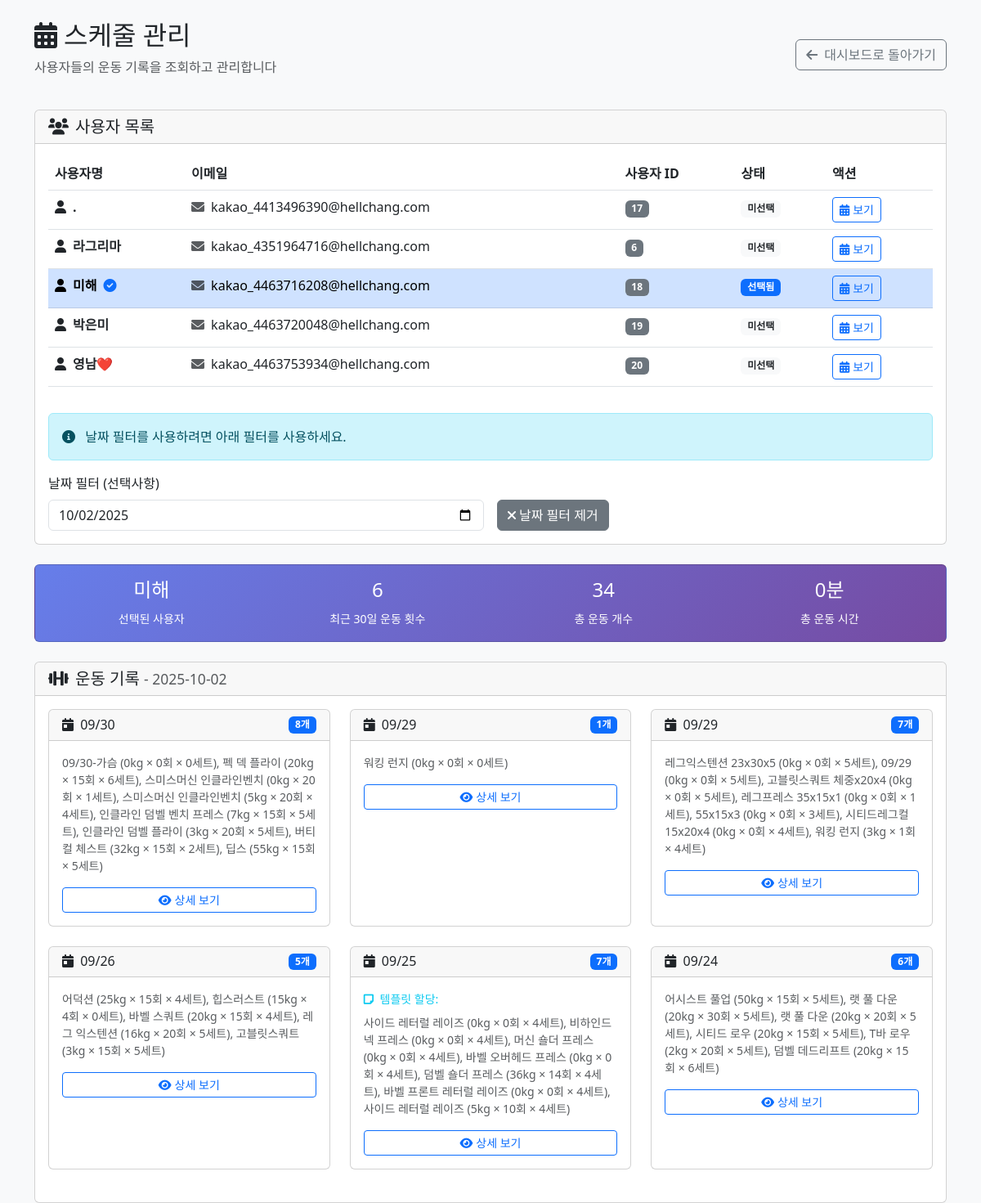
Screenshot of /admin/schedule_management.php?user_id=18 (signed in) with the database file from the repository.
### tables this page shows
CREATE TABLE IF NOT EXISTS `users` (
  `id` int(11) NOT NULL AUTO_INCREMENT,
  `kakao_id` bigint(20) DEFAULT NULL,
  `username` varchar(100) NOT NULL,
  `email` varchar(255) DEFAULT NULL,
  `profile_image` varchar(500) DEFAULT NULL,
  `created_at` timestamp NULL DEFAULT current_timestamp(),
  `updated_at` timestamp NULL DEFAULT current_timestamp() ON UPDATE current_timestamp(),
  `is_active` tinyint(1) NOT NULL DEFAULT 1,
  `password` varchar(255) DEFAULT NULL,
  PRIMARY KEY (`id`) USING BTREE,
  UNIQUE KEY `email` (`email`) USING BTREE,
  UNIQUE KEY `kakao_id` (`kakao_id`) USING BTREE,
  KEY `idx_users_kakao_id` (`kakao_id`) USING BTREE
);

CREATE TABLE IF NOT EXISTS `m_workout_session` (
  `session_id` bigint(20) NOT NULL AUTO_INCREMENT,
  `user_id` bigint(20) NOT NULL,
  `workout_date` date NOT NULL,
  `note` varchar(255) DEFAULT NULL,
  `duration` decimal(6,2) DEFAULT NULL COMMENT '운동 시간(분)',
  `start_time` datetime DEFAULT NULL COMMENT '운동 시작시간',
  `end_time` datetime DEFAULT NULL COMMENT '운동 종료시간',
  PRIMARY KEY (`session_id`)
);

### admin/schedule_management.php (the view, shortened to what this page needs)
<?php
$pdo = getDB();
$stmt = $pdo->prepare('SELECT id, username, email FROM users WHERE is_active = 1 ORDER BY username ASC');
$stmt->execute();
$users = $stmt->fetchAll(PDO::FETCH_ASSOC);
$selected_user_id = isset($_GET['user_id']) ? (int)$_GET['user_id'] : null;
$selected_date = isset($_GET['date']) ? $_GET['date'] : date('Y-m-d');
$workoutSessions = [];
$selectedUser = null;
if ($selected_user_id) {
    $stmt = $pdo->prepare('SELECT id, username, email FROM users WHERE id = ?');
    $stmt->execute([$selected_user_id]);
    $selectedUser = $stmt->fetch(PDO::FETCH_ASSOC);
    $stmt = $pdo->prepare('
        SELECT
            ws.session_id,
            ws.workout_date,
            ws.note,
            ws.duration,
            ws.start_time,
            ws.end_time,
            COUNT(we.wx_id) as exercise_count,
            GROUP_CONCAT(
                CONCAT(
                    COALESCE(e.name_kr, we.original_exercise_name, "알 수 없음"),
                    " (", CAST(COALESCE(we.weight, 0) AS UNSIGNED), "kg × ", COALESCE(we.reps, 0), "회 × ", COALESCE(we.sets, 0), "세트)"
                )
                ORDER BY we.order_no SEPARATOR ", "
            ) as exercise_summary
        FROM m_workout_session ws
        LEFT JOIN m_workout_exercise we ON ws.session_id = we.session_id
        LEFT JOIN m_exercise e ON we.ex_id = e.ex_id
        WHERE ws.user_id = ?
        AND ws.workout_date >= DATE_SUB(CURDATE(), INTERVAL 30 DAY)
        GROUP BY ws.session_id, ws.workout_date, ws.note, ws.duration, ws.start_time, ws.end_time
        ORDER BY ws.workout_date DESC, ws.session_id DESC
    ');
    $stmt->execute([$selected_user_id]);
    $workoutSessions = $stmt->fetchAll(PDO::FETCH_ASSOC);
}
?>
<!DOCTYPE html>
<html lang="ko">
<head>
    <link href="https://cdn.jsdelivr.net/npm/bootstrap@5.3.0/dist/css/bootstrap.min.css" rel="stylesheet">
    <link href="https://cdnjs.cloudflare.com/ajax/libs/font-awesome/6.0.0/css/all.min.css" rel="stylesheet">
</head>
<body class="bg-light">
    <div class="container mt-4">
        <div class="row mb-4">
            <div class="col">
                <div class="d-flex justify-content-between align-items-center">
                    <div>
                        <h2><i class="fas fa-calendar-alt me-2"></i>스케줄 관리</h2>
                        <p class="text-muted">사용자들의 운동 기록을 조회하고 관리합니다</p>
                    </div>
                    <a href="dashboard.php" class="btn btn-outline-secondary">
                        <i class="fas fa-arrow-left me-2"></i>대시보드로 돌아가기
                    </a>
                </div>
            </div>
        </div>
        <div class="row mb-4">
            <div class="col">
                <div class="card">
                    <div class="card-header">
                        <h5 class="mb-0"><i class="fas fa-users me-2"></i>사용자 목록</h5>
                    </div>
                    <div class="card-body">
                        <div class="table-responsive">
                            <table class="table table-hover">
                                <thead>
                                    <tr>
                                        <th>사용자명</th>
                                        <th>이메일</th>
                                        <th>사용자 ID</th>
                                        <th>상태</th>
                                        <th>액션</th>
                                    </tr>
                                </thead>
                                <tbody>
                                    <?php foreach ($users as $user): ?>
                                    <tr class="<?= $selected_user_id == $user['id'] ? 'table-primary' : '' ?>"
                                        style="cursor: pointer;"
                                        onclick="selectUser(<?= $user['id'] ?>)">
                                        <td>
                                            <div class="d-flex align-items-center">
                                                <i class="fas fa-user me-2"></i>
                                                <strong><?= htmlspecialchars($user['username']) ?></strong>
                                                <?php if ($selected_user_id == $user['id']): ?>
                                                <i class="fas fa-check-circle text-primary ms-2"></i>
                                                <?php endif; ?>
                                            </div>
                                        </td>
                                        <td>
                                            <?php if ($user['email']): ?>
                                            <i class="fas fa-envelope me-1 text-muted"></i>
                                            <?= htmlspecialchars($user['email']) ?>
                                            <?php else: ?>
                                            <span class="text-muted">-</span>
                                            <?php endif; ?>
                                        </td>
                                        <td>
                                            <span class="badge bg-secondary"><?= $user['id'] ?></span>
                                        </td>
                                        <td>
                                            <?php if ($selected_user_id == $user['id']): ?>
                                            <span class="badge bg-primary">선택됨</span>
                                            <?php else: ?>
                                            <span class="badge bg-light text-dark">미선택</span>
                                            <?php endif; ?>
                                        </td>
                                        <td>
                                            <button class="btn btn-outline-primary btn-sm"
                                                    onclick="event.stopPropagation(); viewUserSchedule(<?= $user['id'] ?>)">
                                                <i class="fas fa-calendar-alt me-1"></i>보기
                                            </button>
                                        </td>
                                    </tr>
                                    <?php endforeach; ?>
                                </tbody>
                            </table>
                        </div>
                        <?php if ($selected_user_id): ?>
                        <div class="mt-3">
                            <div class="alert alert-info">
                                <i class="fas fa-info-circle me-2"></i>
                                날짜 필터를 사용하려면 아래 필터를 사용하세요.
                            </div>
                            <form method="get" class="row g-3">
                                <div class="col-md-6">
                                    <label for="date" class="form-label">날짜 필터 (선택사항)</label>
                                    <input type="date" class="form-control" id="date" name="date"
                                           value="<?= $selected_date ?>" onchange="this.form.submit()">
                                </div>
                                <div class="col-md-6">
                                    <label class="form-label">&nbsp;</label>
                                    <div>
                                        <button type="button" class="btn btn-secondary" onclick="clearDateFilter()">
                                            <i class="fas fa-times me-1"></i>날짜 필터 제거
                                        </button>
                                    </div>
                                </div>
                            </form>
                        </div>
                        <?php endif; ?>
                    </div>
                </div>
            </div>
        </div>
        <?php if ($selectedUser): ?>
        <div class="row mb-4">
            <div class="col">
                <div class="card stats-card">
                    <div class="card-body">
                        <div class="row text-center">
                            <div class="col-md-3">
                                <h4><?= htmlspecialchars($selectedUser['username']) ?></h4>
                                <small>선택된 사용자</small>
                            </div>
                            <div class="col-md-3">
                                <h4><?= count($workoutSessions) ?></h4>
                                <small>최근 30일 운동 횟수</small>
                            </div>
                            <div class="col-md-3">
                                <h4>
                                    <?php
                                    $totalExercises = 0;
                                    foreach ($workoutSessions as $session) {
                                        $totalExercises += $session['exercise_count'];
                                    }
                                    echo $totalExercises;
                                    ?>
                                </h4>
                                <small>총 운동 개수</small>
                            </div>
                            <div class="col-md-3">
                                <h4>
                                    <?php
                                    $totalDuration = 0;
                                    foreach ($workoutSessions as $session) {
                                        $totalDuration += $session['duration'] ?: 0;
                                    }
                                    echo round($totalDuration) . '분';
                                    ?>
                                </h4>
                                <small>총 운동 시간</small>
                            </div>
                        </div>
                    </div>
                </div>
            </div>
        </div>
        <div class="row">
            <div class="col">
                <div class="card">
                    <div class="card-header">
                        <h5 class="mb-0">
                            <i class="fas fa-dumbbell me-2"></i>운동 기록
                            <?php if ($selected_date): ?>
                            <small class="text-muted">- <?= $selected_date ?></small>
                            <?php endif; ?>
                        </h5>
                    </div>
                    <div class="card-body">
                        <?php if (empty($workoutSessions)): ?>
                        <div class="text-center py-5">
                            <i class="fas fa-calendar-times fa-3x text-muted mb-3"></i>
                            <h5 class="text-muted">운동 기록이 없습니다</h5>
                            <p class="text-muted">이 사용자는 아직 운동을 기록하지 않았습니다.</p>
                        </div>
                        <?php else: ?>
                        <div class="row">
                            <?php foreach ($workoutSessions as $session): ?>
                            <div class="col-md-6 col-lg-4 mb-4">
                                <div class="card session-card h-100">
                                    <div class="card-header">
                                        <div class="d-flex justify-content-between align-items-center">
                                            <h6 class="mb-0">
                                                <i class="fas fa-calendar-day me-1"></i>
                                                <?= date('m/d', strtotime($session['workout_date'])) ?>
                                            </h6>
                                            <span class="badge bg-primary"><?= $session['exercise_count'] ?>개</span>
                                        </div>
                                    </div>
                                    <div class="card-body">
                                        <?php if ($session['note']): ?>
                                        <p class="text-info small mb-2">
                                            <i class="fas fa-sticky-note me-1"></i>
                                            <?= htmlspecialchars($session['note']) ?>
                                        </p>
                                        <?php endif; ?>
                                        <p class="text-muted small mb-3">
                                            <?= htmlspecialchars($session['exercise_summary']) ?>
                                        </p>
                                        <div class="d-grid">
                                            <button class="btn btn-outline-primary btn-sm"
                                                    onclick="viewSessionDetails(<?= $session['session_id'] ?>)">
                                                <i class="fas fa-eye me-1"></i>상세 보기
                                            </button>
                                        </div>
                                    </div>
                                </div>
                            </div>
                            <?php endforeach; ?>
                        </div>
                        <?php endif; ?>
                    </div>
                </div>
            </div>
        </div>
        <?php endif; ?>
    </div>
</body>
</html>

### admin/schedule_management.php (style rules this page uses)
.session-card { transition: all 0.3s ease; }
.stats-card { background: linear-gradient(135deg, #667eea 0%, #764ba2 100%); color: white; }

### rows the page displays
users: username ".", email "kakao_4413496390@hellchang.com", id "17", shows "미선택"
users: username "라그리마", email "kakao_4351964716@hellchang.com", id "6", shows "미선택"
users: username "미해", email "kakao_4463716208@hellchang.com", id "18", shows "선택됨"
users: username "박은미", email "kakao_4463720048@hellchang.com", id "19", shows "미선택"
users: username "영남❤️", email "kakao_4463753934@hellchang.com", id "20", shows "미선택"
m_workout_session: workout_date "09/30", exercise_count "8", exercise_summary "09/30-가슴 (0kg × 0회 × 0세트), 펙 덱 플라이 (20kg × 15회 × 6세트), 스미스머신 인클라인벤치 (0kg × 20회 × 1세트), 스미스머신 인클라인벤치 (5kg × 20회 × 4세트), 인클라인 덤벨 벤치 프레스 (7kg × 15회 × 5세트), 인클라인 덤벨 플라이 (3kg × 20회 × 5세트), 버티컬 체스트 (32kg × 15회 × 2세트), 딥스 (55kg × 15회 × 5세트)"
m_workout_session: workout_date "09/29", exercise_count "1", exercise_summary "워킹 런지 (0kg × 0회 × 0세트)"
m_workout_session: workout_date "09/29", exercise_count "7", exercise_summary "레그익스텐션 23x30x5 (0kg × 0회 × 5세트), 09/29 (0kg × 0회 × 5세트), 고블릿스쿼트 체중x20x4 (0kg × 0회 × 5세트), 레그프레스 35x15x1 (0kg × 0회 × 1세트), 55x15x3 (0kg × 0회 × 3세트), 시티드레그컬 15x20x4 (0kg × 0회 × 4세트), 워킹 런지 (3kg × 1회 × 4세트)"
m_workout_session: workout_date "09/26", exercise_count "5", exercise_summary "어덕션 (25kg × 15회 × 4세트), 힙스러스트 (15kg × 4회 × 0세트), 바벨 스쿼트 (20kg × 15회 × 4세트), 레그 익스텐션 (16kg × 20회 × 5세트), 고블릿스쿼트 (3kg × 15회 × 5세트)"
m_workout_session: workout_date "09/25", exercise_count "7", note "템플릿 할당:", exercise_summary "사이드 레터럴 레이즈 (0kg × 0회 × 4세트), 비하인드 넥 프레스 (0kg × 0회 × 4세트), 머신 숄더 프레스 (0kg × 0회 × 4세트), 바벨 오버헤드 프레스 (0kg × 0회 × 4세트), 덤벨 숄더 프레스 (36kg × 14회 × 4세트), 바벨 프론트 레터럴 레이즈 (0kg × 0회 × 4세트), 사이드 레터럴 레이즈 (5kg × 10회 × 4세트)"
m_workout_session: workout_date "09/24", exercise_count "6", exercise_summary "어시스트 풀업 (50kg × 15회 × 5세트), 랫 풀 다운 (20kg × 30회 × 5세트), 랫 풀 다운 (20kg × 20회 × 5세트), 시티드 로우 (20kg × 15회 × 5세트), T바 로우 (2kg × 20회 × 5세트), 덤벨 데드리프트 (20kg × 15회 × 6세트)"

### other values shown
count($workoutSessions) "6"
$totalExercises "34"
$totalDuration "0"
$selected_date "2025-10-02"
